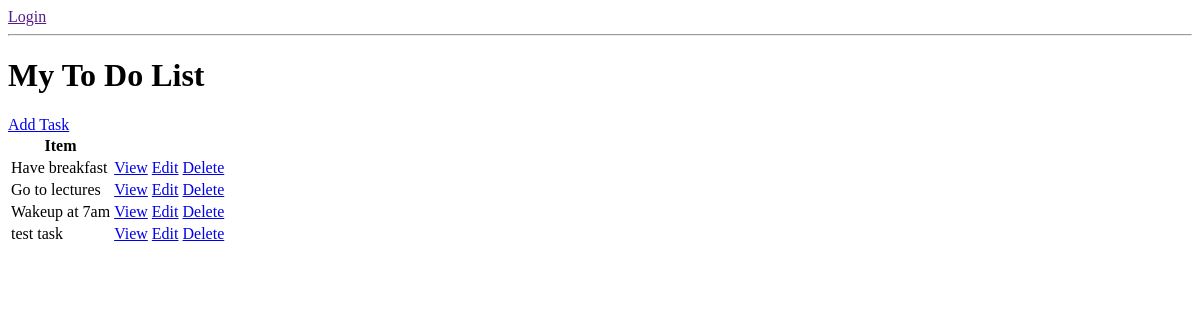
The app's page /, older data.
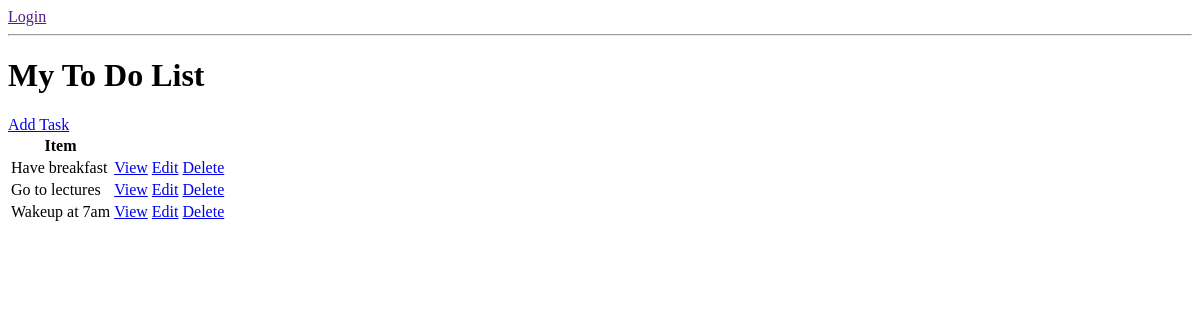
The same page, newer data.
### api/models.py (models this page shows, shortened)
class Task(models.Model):
    user = models.ForeignKey( User, on_delete=models.CASCADE, null=True, blank=True )
    title = models.CharField( max_length=200 )
    description = models.TextField( null=True, blank=True )
    complete = models.BooleanField( default=False )
    created = models.DateTimeField( auto_now_add=True )
    class Meta:
        ordering = ['complete']

### api/views.py (the view)
# urls.py: path('', TaskList.as_view(), name='tasks'),
class TaskList(ListView):
    model = Task
    context_object_name = 'tasks'  # for task_list

### api/templates/api/task_list.html
{% if request.user.is_authenticated %}
<p>{{ request.user }}</p>
<a href=""> Logout </a>
{% else %}
<a href=""> Login </a>
{% endif %}
<hr />
<h1>My To Do List</h1>
<a href="{% url 'task-create' %}"> Add Task </a>
<table>
  <tr>
    <th>Item</th>
    <th></th>
    <th></th>
    <th></th>
  </tr>
  {% for task in tasks %}
  <tr>
    <td>{{ task.title }}</td>
    <td><a href="{% url 'task' task.id %}"> View </a></td>
    <td><a href="{% url 'task-update' task.id %}"> Edit </a></td>
    <td><a href="{% url 'task-delete' task.id %}"> Delete </a></td>
  </tr>
  {% empty %}
  <h3>No items in list</h3>
  {% endfor %}
</table>

Row changes from the older to the newer data that the page shows:
removed Task: title "test task"
